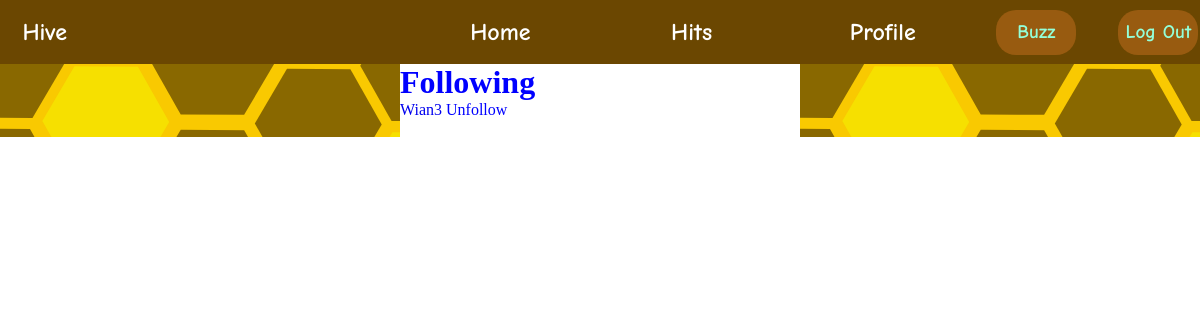
The app's page /accounts/Wian/following/ (signed in), older data.
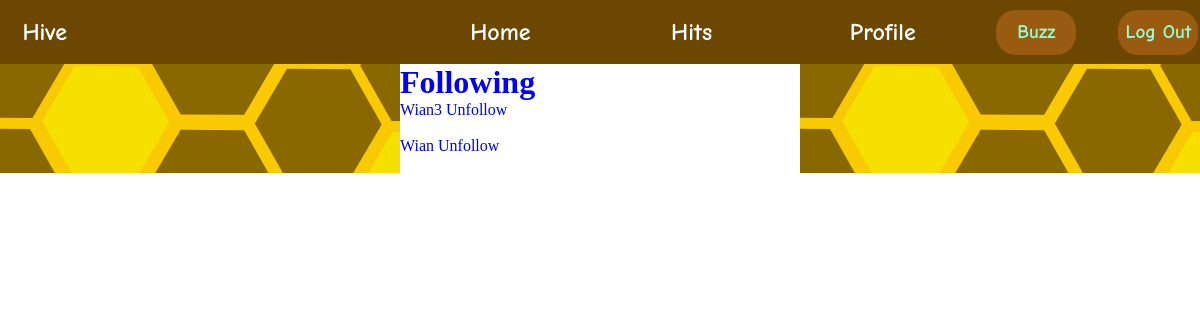
The same page, newer data.
### accounts/models.py (models this page shows, shortened)
class Follow(models.Model):
    follower = models.ForeignKey(User, related_name="follower_name", on_delete=models.CASCADE)
    following = models.ForeignKey(User, related_name="following_name", on_delete=models.CASCADE)

class User(auth.models.AbstractUser):
    profile_pic = models.ImageField(upload_to="profiles/", default="profiles/default_profile.jpeg")
    slug = models.SlugField(max_length=256)
    followers_amount = models.PositiveIntegerField(default=0)
    following_amount = models.PositiveIntegerField(default=0)
    chats = models.TextField(blank=True)
    chats_amount = models.PositiveIntegerField(default=0)

### accounts/views.py (the view, shortened to what this page needs)
# urls.py: path('<slug:slug>/following/', views.UserFollowing.as_view(), name="following"),
class UserFollowing(TemplateView):
    template_name = "UserFollowing.html"
    def get_context_data(self, **kwargs):
        context = super().get_context_data(**kwargs)
        context["current_user"] = self.request.user
        context["profile_user"] = User.objects.get(slug=kwargs["slug"])
        context["following"] = Follow.objects.filter(follower=self.request.user)
        return context

### accounts/templates/UserFollowing.html (shortened to what this page needs)
{% extends 'base.html' %}
{% block head_block %}
{% load static %}
{% endblock %}
{% block body_block %}
{% if current_user != profile_user %}
<h1>Oops! Looks like you've stumbled onto the wrong page. Make sure you've entered the correct URL.</h1>
{% else %}
<h1>Following</h1>
{% for follow in following %}
    <a href="{% url 'accounts:profile' follow.following.slug %}">{{ follow.following.username }}</a>  <span class="follow" follow_user="{{ follow.following.slug }}">Unfollow</span>
    <br>
    <br>
{% endfor %}
{% endif %}
{% endblock %}

Row changes from the older to the newer data that the page shows:
added Follow: following.username "Wian"
